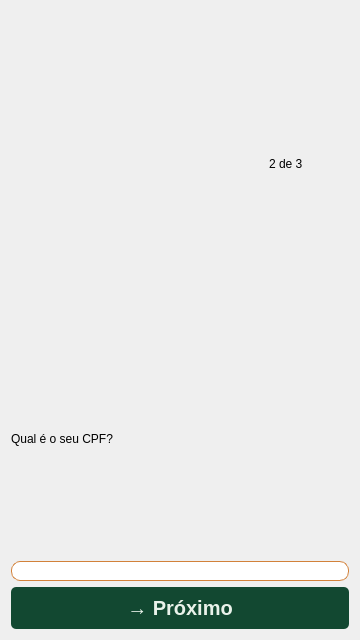
<?xml version="1.0" encoding="UTF-8"?>
<ui version="4.0">
 <class>Form</class>
 <widget class="QWidget" name="Form">
  <property name="geometry">
   <rect>
    <x>0</x>
    <y>0</y>
    <width>360</width>
    <height>640</height>
   </rect>
  </property>
  <property name="minimumSize">
   <size>
    <width>360</width>
    <height>640</height>
   </size>
  </property>
  <property name="maximumSize">
   <size>
    <width>360</width>
    <height>640</height>
   </size>
  </property>
  <property name="windowTitle">
   <string>Form</string>
  </property>
  <property name="styleSheet">
   <string notr="true">QLabel{
	font-family: &quot;Roboto Flex&quot;;
}

QPushButton{
	background-color:#124831;
	color:#E9F2EA;
	font-family:&quot;Roboto Flex&quot;;
	font-weight:600;
	font-size:20px;
	border-radius:5px;
	padding:9px;
}

QPushButton:hover{
	background-color:#003619;
}

QLineEdit{
	border: 1px solid #D2813A;
	color: #1E1E1E;
	background-color: #FFFFFF;
	border-radius: 9px;
	font-size: 14px;
}

QLabel#welcome_label{
	font-family:&quot;Roboto Flex&quot;;
	font-weight:600;
	font-size:48px;
	color:#124831;
}

QLabel#question_label{
	font-family:&quot;Roboto Flex&quot;;
	font-weight:600;
	font-size:20px;
	color: #1E1E1E;
}

QLabel#code_label{
	font-family:&quot;Roboto Flex&quot;;
	font-weight:500;
	font-size:12px;
	color: #7C5A3C;
}

QLabel#phone_number_label{
	font-weight:800;
	color: #6DAD65;
}

QLabel#message_label{
	font-family:&quot;Roboto Flex&quot;;
	font-weight:600;
	font-size:12px;
	color:#124831;
	background-color:#D6E6D4;
	border-radius:9px;
}</string>
  </property>
  <layout class="QVBoxLayout" name="verticalLayout_2">
   <item>
    <layout class="QHBoxLayout" name="horizontalLayout_2">
     <item>
      <widget class="QLabel" name="progress1">
       <property name="text">
        <string/>
       </property>
       <property name="pixmap">
        <pixmap>images/mark-on.png</pixmap>
       </property>
      </widget>
     </item>
     <item>
      <widget class="QLabel" name="progress2">
       <property name="text">
        <string/>
       </property>
       <property name="pixmap">
        <pixmap>images/mark-on.png</pixmap>
       </property>
      </widget>
     </item>
     <item>
      <widget class="QLabel" name="progress3">
       <property name="text">
        <string/>
       </property>
       <property name="pixmap">
        <pixmap>images/mark-off.png</pixmap>
       </property>
      </widget>
     </item>
     <item>
      <widget class="QLabel" name="label_5">
       <property name="text">
        <string>2 de 3</string>
       </property>
      </widget>
     </item>
    </layout>
   </item>
   <item>
    <layout class="QVBoxLayout" name="verticalLayout">
     <item>
      <layout class="QHBoxLayout" name="horizontalLayout">
       <item>
        <layout class="QVBoxLayout" name="verticalLayout_5">
         <item>
          <widget class="QLabel" name="code_sent_label">
           <property name="text">
            <string>Qual é o seu CPF?</string>
           </property>
          </widget>
         </item>
        </layout>
       </item>
      </layout>
     </item>
     <item>
      <widget class="QLineEdit" name="cpf_lineedit"/>
     </item>
     <item>
      <widget class="QPushButton" name="next_button">
       <property name="text">
        <string>→ Próximo</string>
       </property>
      </widget>
     </item>
    </layout>
   </item>
  </layout>
 </widget>
 <resources/>
 <connections/>
</ui>
